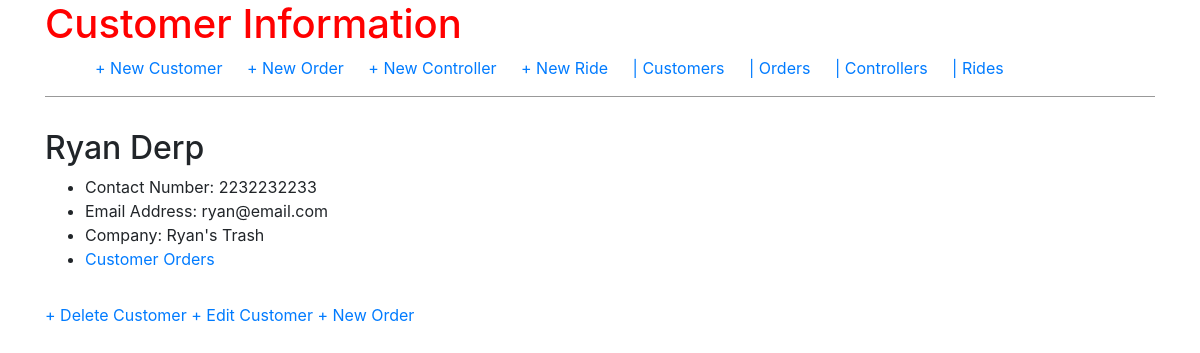
The app's page /customer/1/ with its own data.
### orders/models.py (models this page shows, shortened)
class Customer(models.Model):
    customer_name = models.CharField(max_length=100)
    customer_phone_number = models.CharField(max_length=10)
    customer_email = models.EmailField()
    customer_business_name = models.CharField(max_length=200)

### orders/views.py (the view)
# urls.py: path('customer/<int:pk>/', views.CustomerDetailView.as_view(), name='customer_detail'),
class CustomerDetailView(DetailView):
    model = Customer
    template_name = 'customer_detail.html'

### templates/customer_detail.html
{% extends 'base.html' %}
{% block content %}
<div class="post-entry">
    <h2>{{ customer.customer_name }}</h2>
    <ul>
        <li>Contact Number: {{ customer.customer_phone_number }}</li>
        <li>Email Address: {{ customer.customer_email }}</li>
        <li>Company: {{ customer.customer_business_name }}</li>
        <li><a href="{% url 'customer_orders' customer.pk %}">Customer Orders</a></li>
    </ul>
</div>
<a href="{% url 'customer_delete' customer.pk %}">+ Delete Customer</a>
<a href="{% url 'customer_edit' customer.pk %}">+ Edit Customer</a>
<a href="{% url 'order_new' %}"> + New Order </a>
{% endblock content %}

### static/css/base.css (style rules this page uses)
body { font-family: 'Source Sans Pro', sans-serif; font-size: 18px; }
.post-entry { margin-bottom: 2rem; }
.post-entry h2 { margin: .5 rem 0; }

### records on screen
Customer: customer_name "Ryan Derp", customer_phone_number "2232232233", customer_email "ryan@email.com", customer_business_name "Ryan's Trash"
